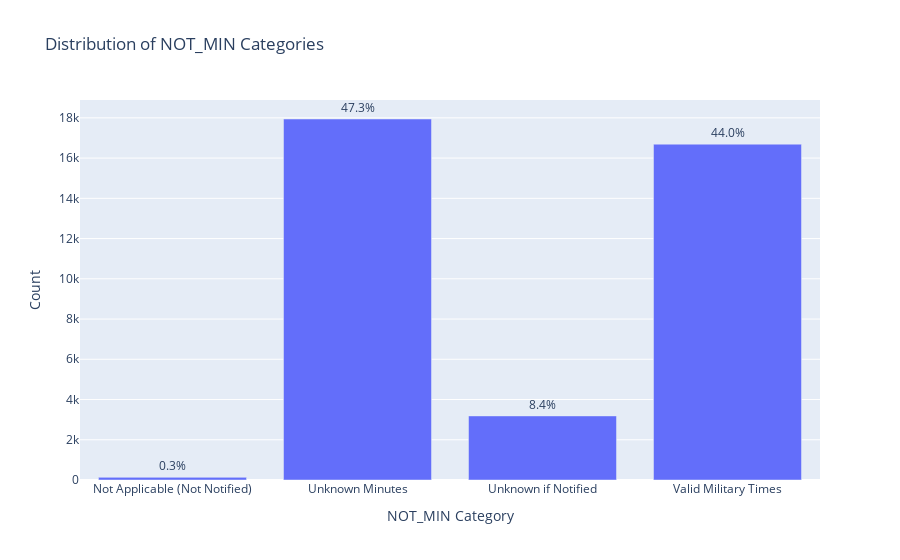

Notebook code for this chart:
### Code cell
# ...existing code...

import plotly.express as px

def categorize_not_hour(val):
    if 0 <= val <= 60:
        return 'Valid Military Times'
    # elif 60 <= val <= 23:
    #     return 'Known Hours, Unknown Minutes'
    elif val == 88:
        return 'Not Applicable (Not Notified)'
    elif val == 9998 or val == 98:
        return 'Unknown if Notified'
    elif val == 99 or val == 9999:
        return 'Unknown Minutes'
    else:
        return 'Other'

not_hour_cat = df['NOT_MIN'].apply(categorize_not_hour)
cat_counts = not_hour_cat.value_counts().sort_index()
cat_percents = 100 * cat_counts / len(df)

fig = px.bar(
    x=cat_counts.index,
    y=cat_counts.values,
    labels={'x': 'NOT_MIN Category', 'y': 'Count'},
    title='Distribution of NOT_MIN Categories',
    text=[f"{p:.1f}%" for p in cat_percents]
)
fig.update_traces(textposition='outside')
fig.show()
# ...existing code...

### Figure 1 — Plotly figure (JSON) as saved in the notebook; plotly's stock layout.template omitted (floating-point values rounded to 4 significant figures)
{"data": [{"alignmentgroup": "True", "hovertemplate": "NOT_MIN Category=%{x}<br>Count=%{y}<br>text=%{text}<extra></extra>", "legendgroup": "", "marker": {"color": "#636efa", "pattern": {"shape": ""}}, "name": "", "offsetgroup": "", "orientation": "v", "showlegend": false, "text": ["0.3%", "47.3%", "8.4%", "44.0%"], "textposition": "outside", "type": "bar", "x": ["Not Applicable (Not Notified)", "Unknown Minutes", "Unknown if Notified", "Valid Military Times"], "xaxis": "x", "y": [131, 17943, 3185, 16692], "yaxis": "y"}], "layout": {"barmode": "relative", "legend": {"tracegroupgap": 0}, "title": {"text": "Distribution of NOT_MIN Categories"}, "xaxis": {"anchor": "y", "domain": [0, 1], "title": {"text": "NOT_MIN Category"}}, "yaxis": {"anchor": "x", "domain": [0, 1], "title": {"text": "Count"}}}}
